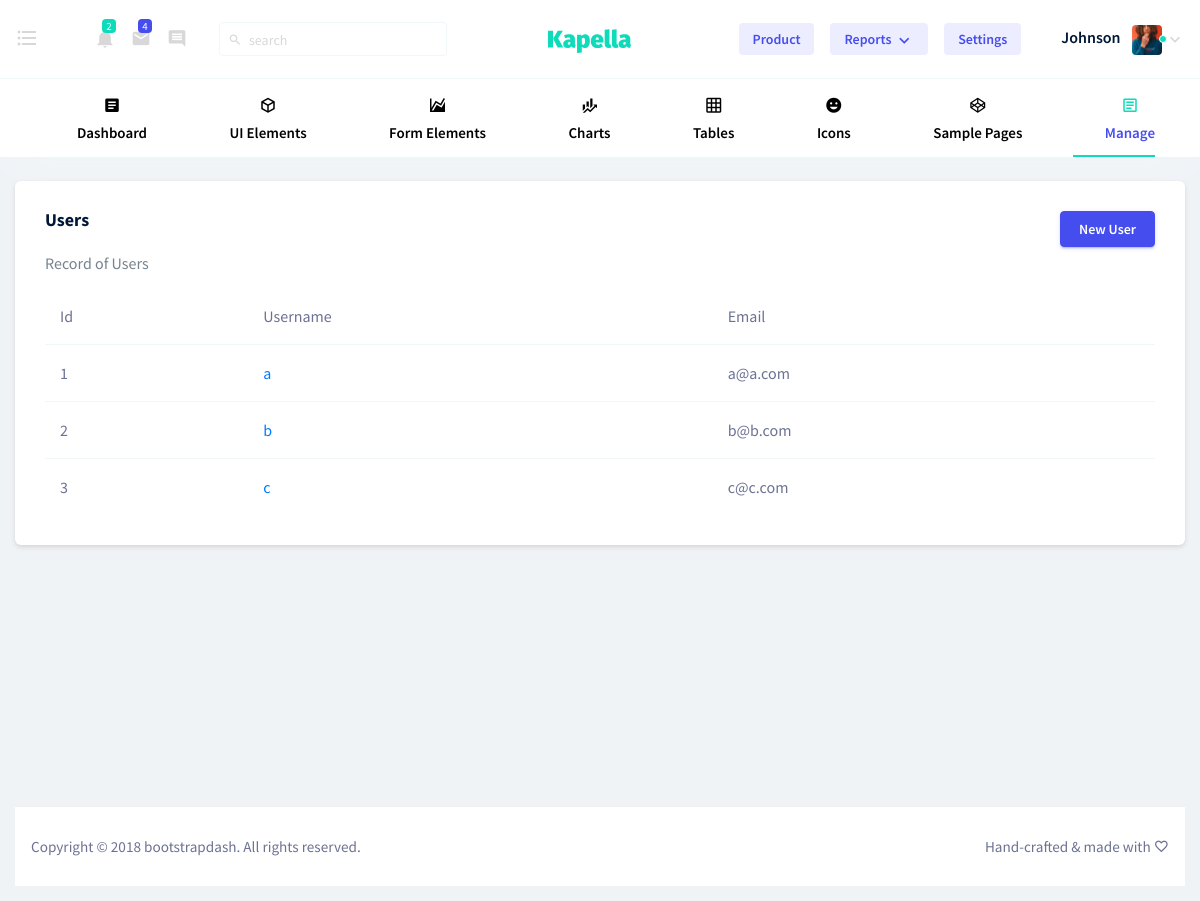
Screenshot of /user.php (signed in) with the database file from the repository.
### tables this page shows
CREATE TABLE `users` (
  `id` int(10) UNSIGNED NOT NULL,
  `username` varchar(50) NOT NULL,
  `email` varchar(50) NOT NULL,
  `password` varchar(255) NOT NULL
);

### functions.php (called while the page is built, shortened)
<?php
function qSELECT($query, $object = NULL){
	global $conn;
	$result = mysqli_query($conn, $query);
	$return = [];
	if($result){
		$num = mysqli_num_rows($result);
		for ($i=0; $i<$num; $i++){
			if(!is_null($object)){
				$row = mysqli_fetch_object($result);
			}else{
				$row = mysqli_fetch_array($result);
			}
			$return[$i]=$row;
		}
	}
	return $return;
}
function getAll($table){
	$query = "SELECT * FROM ".$table;
	$result = qSELECT($query);
	return $result;
}
?>

### pages/user_list.php (the view)
<div class="row">
  <div class="col-lg-12 grid-margin stretch-card">
    <div class="card">
      <div class="card-body">
        <div class="float-right">
          <a href="user.php?act=add" class="btn btn-primary">New User</a>
        </div>
        <h4 class="card-title">Users</h4>
        <p class="card-description">
          Record of Users
        </p>
        <div class="table-responsive">
          <table class="table">
            <thead>
              <tr>
                <th>Id</th>
                <th>Username</th>
                <th>Email</th>
              </tr>
            </thead>
            <tbody>
              <?php
                foreach ($users as $user) {
                  ?>
                  <tr>
                    <td><?php echo $user['id']; ?></td>
                    <td><a href="user.php?act=view&id=<?php echo $user['id']; ?>"><?php echo $user['username']; ?></a></td>
                    <td><?php echo $user['email']; ?></td>
                  </tr>
                  <?php
                }
              ?>
            </tbody>
          </table>
        </div>
      </div>
    </div>
  </div>
</div>

### rows the page displays
users: id "1", username "a", email "a@a.com"
users: id "2", username "b", email "b@b.com"
users: id "3", username "c", email "c@c.com"
